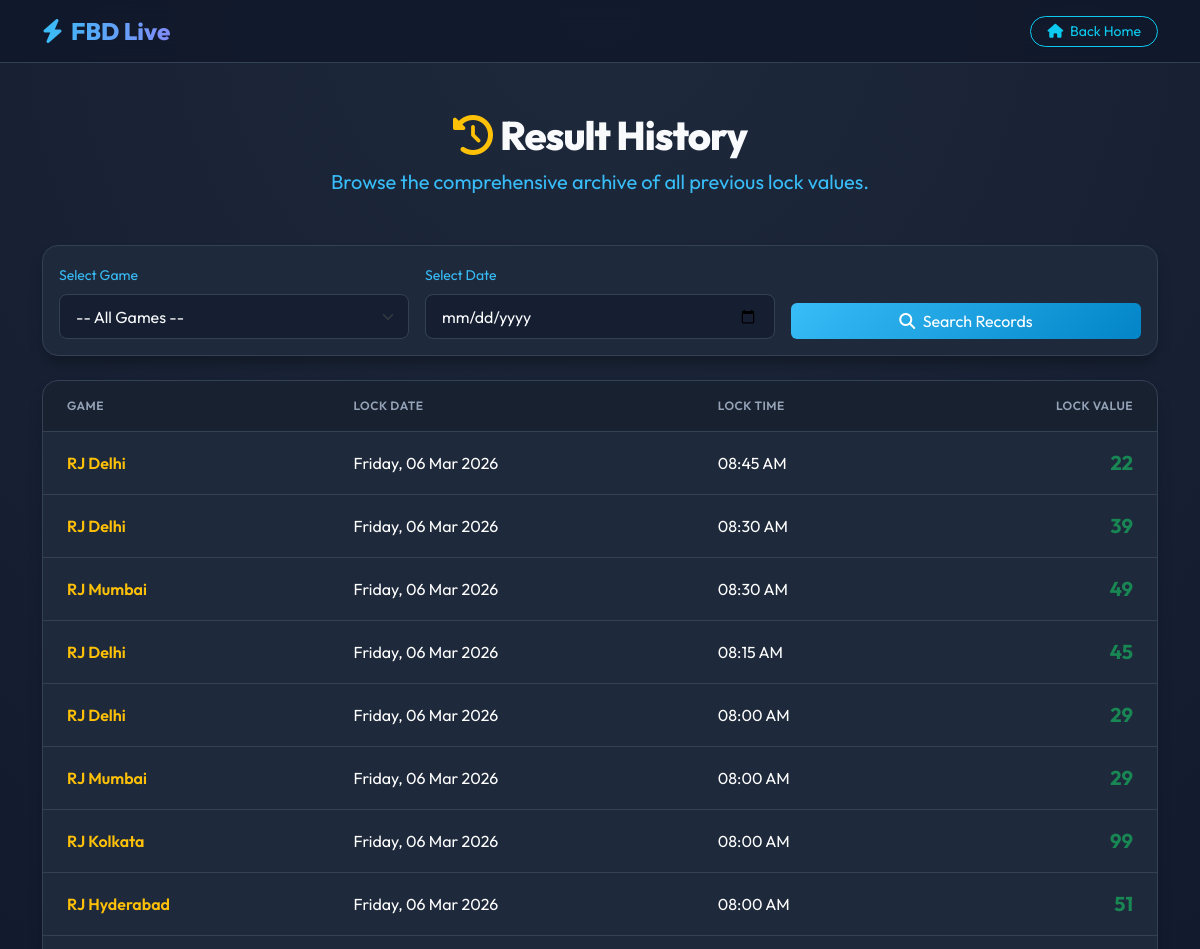
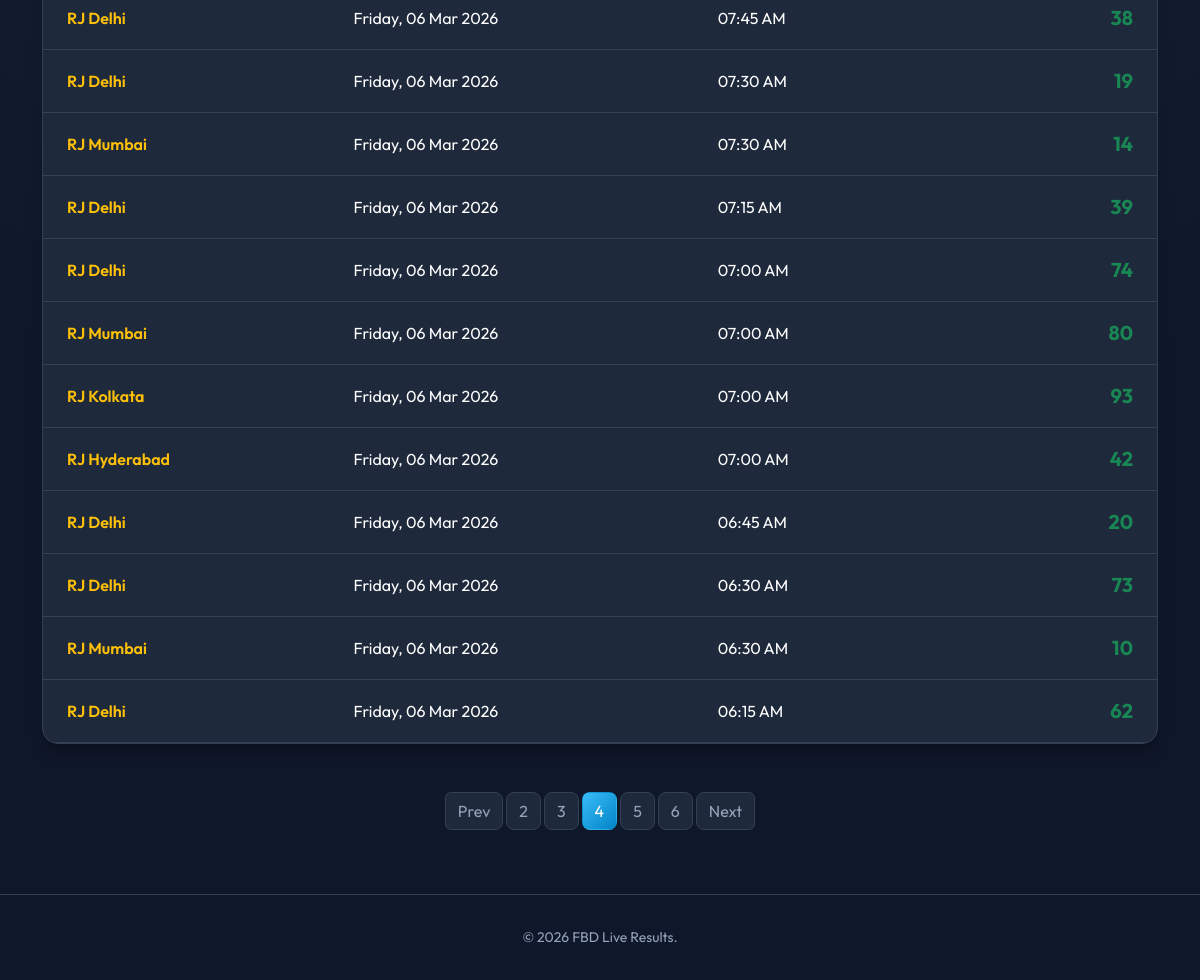
Page /public_history.php?page=4 on the committed database (2 pictures, top to bottom).
### tables this page shows
CREATE TABLE `results` (
  `id` int(6) UNSIGNED NOT NULL,
  `game_id` int(6) UNSIGNED DEFAULT NULL,
  `lock_date` date NOT NULL,
  `lock_time` time NOT NULL,
  `lock_value` varchar(50) NOT NULL,
  `last_modified` timestamp NOT NULL DEFAULT current_timestamp() ON UPDATE current_timestamp()
);

CREATE TABLE `games` (
  `id` int(6) UNSIGNED NOT NULL,
  `name` varchar(100) NOT NULL,
  `game_type` enum('Datewise','Timewise') DEFAULT 'Datewise',
  `time_slot` varchar(100) DEFAULT NULL,
  `interval_mins` int(11) DEFAULT 30,
  `logo_path` varchar(255) DEFAULT NULL,
  `last_modified` timestamp NOT NULL DEFAULT current_timestamp() ON UPDATE current_timestamp()
);

### public_history.php (the view, shortened to what this page needs)
<?php
require_once 'generate_random.php';
$filter_date = isset($_GET['filter_date']) && $_GET['filter_date'] !== '' ? $_GET['filter_date'] : null;
$where = [];
$where_clause = count($where) > 0 ? "WHERE " . implode(" AND ", $where) : '';
$limit = 20;
$page = isset($_GET['page']) ? (int)$_GET['page'] : 1;
$offset = ($page - 1) * $limit;
$count_stmt = $conn->prepare("SELECT COUNT(*) FROM results $where_clause");
$count_stmt->execute();
$total_pages = ceil($count_stmt->fetchColumn() / $limit);
$stmt = $conn->prepare("SELECT results.*, games.name as game_name FROM results LEFT JOIN games ON results.game_id = games.id $where_clause ORDER BY results.lock_date DESC, results.lock_time DESC LIMIT :limit OFFSET :offset");
$stmt->bindValue(':limit', $limit, PDO::PARAM_INT);
$stmt->bindValue(':offset', $offset, PDO::PARAM_INT);
$stmt->execute();
$results = $stmt->fetchAll();
?>
<!DOCTYPE html>
<html lang="en">
<head>
    <link href="https://cdn.jsdelivr.net/npm/bootstrap@5.3.3/dist/css/bootstrap.min.css" rel="stylesheet">
    <link href="https://cdnjs.cloudflare.com/ajax/libs/font-awesome/6.4.0/css/all.min.css" rel="stylesheet">
</head>
<body>
<nav class="navbar navbar-dark sticky-top">
    <div class="container">
        <a class="navbar-brand" href="index.php">
            <i class="fa-solid fa-bolt text-info me-2"></i>FBD Live
        </a>
        <a href="index.php" class="btn btn-outline-info btn-sm rounded-pill px-3">
            <i class="fa-solid fa-house me-1"></i> Back Home
        </a>
    </div>
</nav>
<section class="hero-section container">
    <h1 class="hero-title"><i class="fa-solid fa-clock-rotate-left me-2 text-warning"></i>Result History</h1>
    <p class="text-muted fs-5">Browse the comprehensive archive of all previous lock values.</p>
</section>
<div class="container mb-5">
    <div class="card mb-4">
        <div class="card-body">
            <form method="get" class="row g-3 align-items-end">
                <div class="col-md-4">
                    <label class="form-label text-muted small">Select Game</label>
                    <select name="filter_game" class="form-select">
                        <option value="">-- All Games --</option>
                    </select>
                </div>
                <div class="col-md-4">
                    <label class="form-label text-muted small">Select Date</label>
                    <input type="date" name="filter_date" class="form-control" value="<?= htmlspecialchars($filter_date ?? '') ?>">
                </div>
                <div class="col-md-4">
                    <button type="submit" class="btn btn-primary w-100" style="background: linear-gradient(135deg, #38bdf8, #0284c7); border: none;">
                        <i class="fa-solid fa-search me-1"></i> Search Records
                    </button>
                </div>
            </form>
        </div>
    </div>
    <div class="card overflow-hidden">
        <div class="table-responsive">
            <table class="table table-hover mb-0 text-light">
                <thead>
                    <tr>
                        <th class="ps-4">Game</th>
                        <th>Lock Date</th>
                        <th>Lock Time</th>
                        <th class="text-end pe-4">Lock Value</th>
                    </tr>
                </thead>
                <tbody>
                    <?php if (count($results) > 0): ?>
                        <?php foreach ($results as $row): ?>
                        <tr>
                            <td class="ps-4 fw-semibold text-warning"><?= htmlspecialchars($row['game_name'] ?? 'Unknown/Deleted') ?></td>
                            <td><?= date('l, d M Y', strtotime($row['lock_date'])) ?></td>
                            <td><?= date('h:i A', strtotime($row['lock_time'])) ?></td>
                            <td class="text-end pe-4 fw-bold text-success fs-5"><?= htmlspecialchars($row['lock_value']) ?></td>
                        </tr>
                        <?php endforeach; ?>
                    <?php else: ?>
                        <tr><td colspan="4" class="text-center py-5 text-muted"><i class="fa-solid fa-folder-open fs-1 d-block mb-3 opacity-25"></i>No historical records match your search.</td></tr>
                    <?php endif; ?>
                </tbody>
            </table>
        </div>
    </div>
    <?php if ($total_pages > 1): ?>
    <nav class="mt-4">
        <ul class="pagination justify-content-center">
           <?php if ($total_pages > 1): ?>
<nav aria-label="Page navigation">
    <ul class="pagination mt-4 justify-content-center">
        <?php
        $range = 2;
        if ($page > 1):
            $q = $_GET;
            $q['page'] = $page - 1;
            $prev_link = '?' . http_build_query($q);
        ?>
            <li class="page-item">
                <a class="page-link" href="<?= $prev_link ?>">Prev</a>
            </li>
        <?php endif; ?>
        <?php
        $start = max(1, $page - $range);
        $end   = min($total_pages, $page + $range);
        for ($i = $start; $i <= $end; $i++):
            $q = $_GET;
            $q['page'] = $i;
            $link = '?' . http_build_query($q);
        ?>
            <li class="page-item <?= ($i == $page) ? 'active' : '' ?>">
                <a class="page-link" href="<?= $link ?>"><?= $i ?></a>
            </li>
        <?php endfor; ?>
        <?php
        if ($page < $total_pages):
            $q = $_GET;
            $q['page'] = $page + 1;
            $next_link = '?' . http_build_query($q);
        ?>
            <li class="page-item">
                <a class="page-link" href="<?= $next_link ?>">Next</a>
            </li>
        <?php endif; ?>
    </ul>
</nav>
<?php endif; ?>
        </ul>
    </nav>
    <?php endif; ?>
</div>
<footer>
    <div class="container">
        <p class="mb-0">&copy; <?= date('Y') ?> FBD Live Results.</p>
    </div>
</footer>
</body>
</html>

### public_history.php (style rules this page uses)
:root { --bg-color: #0f172a; --card-bg: #1e293b; --card-border: #334155; --primary: #38bdf8; --accent: #f43f5e; --text-main: #f8fafc; --text-muted: #94a3b8; }
body { background-color: var(--bg-color); color: var(--text-main); font-family: 'Outfit', sans-serif; min-height: 100vh; display: flex; flex-direction: column; background-image: radial-gradient(circle at 50% 0%, #1e293b 0%, transparent 70%); }
.navbar { background-color: rgba(15, 23, 42, 0.8) !important; backdrop-filter: blur(12px); border-bottom: 1px solid var(--card-border); }
.navbar-brand { font-weight: 800; font-size: 1.5rem; background: linear-gradient(to right, #38bdf8, #818cf8); -webkit-background-clip: text; -webkit-text-fill-color: transparent; }
.hero-section { padding: 3rem 1rem 2rem; text-align: center; }
.hero-title { font-weight: 800; font-size: 2.5rem; margin-bottom: 0.5rem; letter-spacing: -1px; }
.card { background-color: var(--card-bg); border: 1px solid var(--card-border); border-radius: 16px; color: var(--text-main); box-shadow: 0 10px 15px -3px rgba(0, 0, 0, 0.3); }
.form-control, .form-select { background-color: rgba(15, 23, 42, 0.5); border: 1px solid var(--card-border); color: var(--text-main); border-radius: 8px; padding: 0.6rem 1rem; }
.table { color: var(--text-main); margin-bottom: 0; }
.table th { background-color: rgba(0,0,0,0.2) !important; border-color: var(--card-border) !important; color: var(--text-muted) !important; font-weight: 600; text-transform: uppercase; font-size: 0.75rem; letter-spacing: 0.5px; padding: 1rem; }
.table td { border-color: var(--card-border) !important; padding: 1rem; vertical-align: middle; color:#fff; background-color: transparent !important; }
.pagination .page-link { background-color: var(--card-bg); border-color: var(--card-border); color: var(--text-muted); margin: 0 4px; border-radius: 8px; }
.pagination .page-item.active .page-link { background: linear-gradient(135deg, #38bdf8, #0284c7); border-color: transparent; color: #fff; }
footer { margin-top: auto; border-top: 1px solid var(--card-border); padding: 2rem 0; text-align: center; color: var(--text-muted); font-size: 0.875rem; }
.text-muted { color:#38bdf8 !important; }

### rows in the picture
results: game.name "RJ Delhi", lock_date "Friday, 06 Mar 2026", lock_time "08:45 AM", lock_value "22"
results: game.name "RJ Delhi", lock_date "Friday, 06 Mar 2026", lock_time "08:30 AM", lock_value "39"
results: game.name "RJ Mumbai", lock_date "Friday, 06 Mar 2026", lock_time "08:30 AM", lock_value "49"
results: game.name "RJ Delhi", lock_date "Friday, 06 Mar 2026", lock_time "08:15 AM", lock_value "45"
results: game.name "RJ Delhi", lock_date "Friday, 06 Mar 2026", lock_time "08:00 AM", lock_value "29"
results: game.name "RJ Mumbai", lock_date "Friday, 06 Mar 2026", lock_time "08:00 AM", lock_value "29"
results: game.name "RJ Kolkata", lock_date "Friday, 06 Mar 2026", lock_time "08:00 AM", lock_value "99"
results: game.name "RJ Hyderabad", lock_date "Friday, 06 Mar 2026", lock_time "08:00 AM", lock_value "51"
results: game.name "RJ Delhi", lock_date "Friday, 06 Mar 2026", lock_time "07:45 AM", lock_value "38"
results: game.name "RJ Delhi", lock_date "Friday, 06 Mar 2026", lock_time "07:30 AM", lock_value "19"
results: game.name "RJ Mumbai", lock_date "Friday, 06 Mar 2026", lock_time "07:30 AM", lock_value "14"
results: game.name "RJ Delhi", lock_date "Friday, 06 Mar 2026", lock_time "07:15 AM", lock_value "39"
results: game.name "RJ Delhi", lock_date "Friday, 06 Mar 2026", lock_time "07:00 AM", lock_value "74"
results: game.name "RJ Mumbai", lock_date "Friday, 06 Mar 2026", lock_time "07:00 AM", lock_value "80"
results: game.name "RJ Kolkata", lock_date "Friday, 06 Mar 2026", lock_time "07:00 AM", lock_value "93"
results: game.name "RJ Hyderabad", lock_date "Friday, 06 Mar 2026", lock_time "07:00 AM", lock_value "42"
results: game.name "RJ Delhi", lock_date "Friday, 06 Mar 2026", lock_time "06:45 AM", lock_value "20"
results: game.name "RJ Delhi", lock_date "Friday, 06 Mar 2026", lock_time "06:30 AM", lock_value "73"
results: game.name "RJ Mumbai", lock_date "Friday, 06 Mar 2026", lock_time "06:30 AM", lock_value "10"
results: game.name "RJ Delhi", lock_date "Friday, 06 Mar 2026", lock_time "06:15 AM", lock_value "62"
